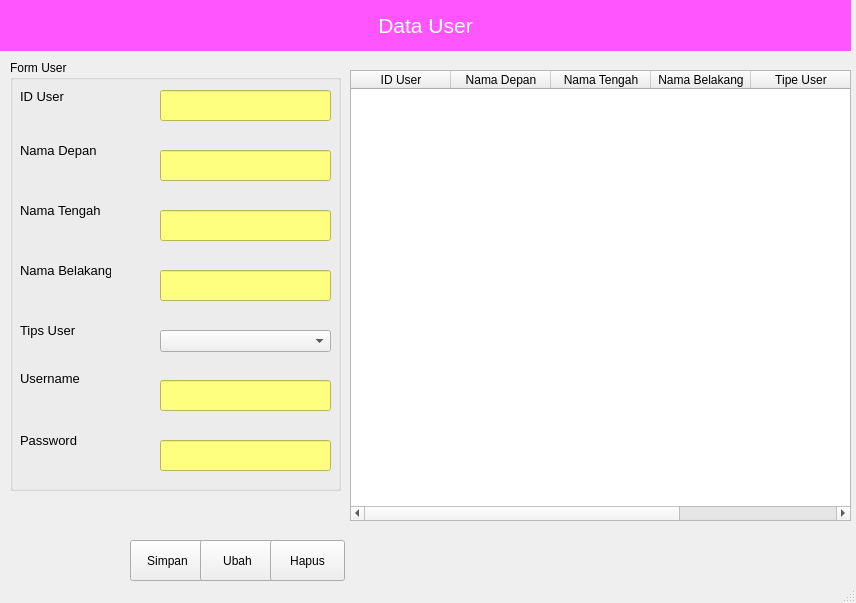
<?xml version="1.0" encoding="UTF-8"?>
<ui version="4.0">
 <class>MainWindow</class>
 <widget class="QMainWindow" name="MainWindow">
  <property name="geometry">
   <rect>
    <x>0</x>
    <y>0</y>
    <width>856</width>
    <height>603</height>
   </rect>
  </property>
  <property name="windowTitle">
   <string>MainWindow</string>
  </property>
  <widget class="QWidget" name="centralwidget">
   <widget class="QLabel" name="label">
    <property name="geometry">
     <rect>
      <x>0</x>
      <y>0</y>
      <width>851</width>
      <height>51</height>
     </rect>
    </property>
    <property name="font">
     <font>
      <pointsize>16</pointsize>
     </font>
    </property>
    <property name="styleSheet">
     <string notr="true">background-color: rgb(255, 85, 255);
color: rgb(255, 255, 255);</string>
    </property>
    <property name="text">
     <string>Data User</string>
    </property>
    <property name="alignment">
     <set>Qt::AlignCenter</set>
    </property>
   </widget>
   <widget class="QGroupBox" name="groupBox">
    <property name="geometry">
     <rect>
      <x>10</x>
      <y>60</y>
      <width>331</width>
      <height>431</height>
     </rect>
    </property>
    <property name="title">
     <string>Form User</string>
    </property>
    <widget class="QLabel" name="label_2">
     <property name="geometry">
      <rect>
       <x>10</x>
       <y>30</y>
       <width>47</width>
       <height>13</height>
      </rect>
     </property>
     <property name="font">
      <font>
       <pointsize>10</pointsize>
      </font>
     </property>
     <property name="text">
      <string>ID User</string>
     </property>
    </widget>
    <widget class="QLabel" name="label_3">
     <property name="geometry">
      <rect>
       <x>10</x>
       <y>80</y>
       <width>81</width>
       <height>21</height>
      </rect>
     </property>
     <property name="font">
      <font>
       <pointsize>10</pointsize>
      </font>
     </property>
     <property name="text">
      <string>Nama Depan</string>
     </property>
    </widget>
    <widget class="QLabel" name="label_4">
     <property name="geometry">
      <rect>
       <x>10</x>
       <y>140</y>
       <width>91</width>
       <height>21</height>
      </rect>
     </property>
     <property name="font">
      <font>
       <pointsize>10</pointsize>
      </font>
     </property>
     <property name="text">
      <string>Nama Tengah</string>
     </property>
    </widget>
    <widget class="QLabel" name="label_5">
     <property name="geometry">
      <rect>
       <x>10</x>
       <y>200</y>
       <width>91</width>
       <height>21</height>
      </rect>
     </property>
     <property name="font">
      <font>
       <pointsize>10</pointsize>
      </font>
     </property>
     <property name="text">
      <string>Nama Belakang</string>
     </property>
    </widget>
    <widget class="QLabel" name="label_6">
     <property name="geometry">
      <rect>
       <x>10</x>
       <y>260</y>
       <width>81</width>
       <height>21</height>
      </rect>
     </property>
     <property name="font">
      <font>
       <pointsize>10</pointsize>
      </font>
     </property>
     <property name="text">
      <string>Tips User</string>
     </property>
    </widget>
    <widget class="QLabel" name="label_7">
     <property name="geometry">
      <rect>
       <x>10</x>
       <y>310</y>
       <width>81</width>
       <height>16</height>
      </rect>
     </property>
     <property name="font">
      <font>
       <pointsize>10</pointsize>
      </font>
     </property>
     <property name="text">
      <string>Username</string>
     </property>
    </widget>
    <widget class="QLabel" name="label_8">
     <property name="geometry">
      <rect>
       <x>10</x>
       <y>370</y>
       <width>61</width>
       <height>21</height>
      </rect>
     </property>
     <property name="font">
      <font>
       <pointsize>10</pointsize>
      </font>
     </property>
     <property name="text">
      <string>Password</string>
     </property>
    </widget>
    <widget class="QLineEdit" name="editID">
     <property name="geometry">
      <rect>
       <x>150</x>
       <y>30</y>
       <width>171</width>
       <height>31</height>
      </rect>
     </property>
     <property name="styleSheet">
      <string notr="true">background-color: rgb(255, 255, 127);</string>
     </property>
    </widget>
    <widget class="QLineEdit" name="editNamaDepan">
     <property name="geometry">
      <rect>
       <x>150</x>
       <y>90</y>
       <width>171</width>
       <height>31</height>
      </rect>
     </property>
     <property name="styleSheet">
      <string notr="true">background-color: rgb(255, 255, 127);</string>
     </property>
    </widget>
    <widget class="QLineEdit" name="editNamaTengah">
     <property name="geometry">
      <rect>
       <x>150</x>
       <y>150</y>
       <width>171</width>
       <height>31</height>
      </rect>
     </property>
     <property name="styleSheet">
      <string notr="true">background-color: rgb(255, 255, 127);</string>
     </property>
    </widget>
    <widget class="QLineEdit" name="editNamaBelakang">
     <property name="geometry">
      <rect>
       <x>150</x>
       <y>210</y>
       <width>171</width>
       <height>31</height>
      </rect>
     </property>
     <property name="styleSheet">
      <string notr="true">background-color: rgb(255, 255, 127);</string>
     </property>
    </widget>
    <widget class="QLineEdit" name="editPassword">
     <property name="geometry">
      <rect>
       <x>150</x>
       <y>380</y>
       <width>171</width>
       <height>31</height>
      </rect>
     </property>
     <property name="styleSheet">
      <string notr="true">background-color: rgb(255, 255, 127);</string>
     </property>
     <property name="echoMode">
      <enum>QLineEdit::Password</enum>
     </property>
    </widget>
    <widget class="QLineEdit" name="editUsername">
     <property name="geometry">
      <rect>
       <x>150</x>
       <y>320</y>
       <width>171</width>
       <height>31</height>
      </rect>
     </property>
     <property name="styleSheet">
      <string notr="true">background-color: rgb(255, 255, 127);</string>
     </property>
    </widget>
    <widget class="QComboBox" name="cmbTipeUser">
     <property name="geometry">
      <rect>
       <x>150</x>
       <y>270</y>
       <width>171</width>
       <height>22</height>
      </rect>
     </property>
     <item>
      <property name="text">
       <string/>
      </property>
     </item>
     <item>
      <property name="text">
       <string>Admnistrator</string>
      </property>
     </item>
     <item>
      <property name="text">
       <string>User</string>
      </property>
     </item>
    </widget>
   </widget>
   <widget class="QPushButton" name="btnSimpan">
    <property name="geometry">
     <rect>
      <x>130</x>
      <y>540</y>
      <width>75</width>
      <height>41</height>
     </rect>
    </property>
    <property name="text">
     <string>Simpan</string>
    </property>
    <property name="icon">
     <iconset>
      <normaloff>ICONS/add.png</normaloff>ICONS/add.png</iconset>
    </property>
   </widget>
   <widget class="QPushButton" name="btnUbah">
    <property name="geometry">
     <rect>
      <x>200</x>
      <y>540</y>
      <width>75</width>
      <height>41</height>
     </rect>
    </property>
    <property name="text">
     <string>Ubah</string>
    </property>
    <property name="icon">
     <iconset>
      <normaloff>ICONS/update.png</normaloff>ICONS/update.png</iconset>
    </property>
   </widget>
   <widget class="QPushButton" name="btnHapus">
    <property name="geometry">
     <rect>
      <x>270</x>
      <y>540</y>
      <width>75</width>
      <height>41</height>
     </rect>
    </property>
    <property name="text">
     <string>Hapus</string>
    </property>
    <property name="icon">
     <iconset>
      <normaloff>ICONS/delete.png</normaloff>ICONS/delete.png</iconset>
    </property>
   </widget>
   <widget class="QTableWidget" name="tblUser">
    <property name="geometry">
     <rect>
      <x>350</x>
      <y>70</y>
      <width>501</width>
      <height>451</height>
     </rect>
    </property>
    <property name="editTriggers">
     <set>QAbstractItemView::NoEditTriggers</set>
    </property>
    <property name="selectionMode">
     <enum>QAbstractItemView::SingleSelection</enum>
    </property>
    <column>
     <property name="text">
      <string>ID User</string>
     </property>
    </column>
    <column>
     <property name="text">
      <string>Nama Depan</string>
     </property>
    </column>
    <column>
     <property name="text">
      <string>Nama Tengah</string>
     </property>
    </column>
    <column>
     <property name="text">
      <string>Nama Belakang</string>
     </property>
    </column>
    <column>
     <property name="text">
      <string>Tipe User</string>
     </property>
    </column>
    <column>
     <property name="text">
      <string>Username</string>
     </property>
    </column>
   </widget>
  </widget>
  <widget class="QStatusBar" name="statusbar"/>
 </widget>
 <resources/>
 <connections/>
</ui>
